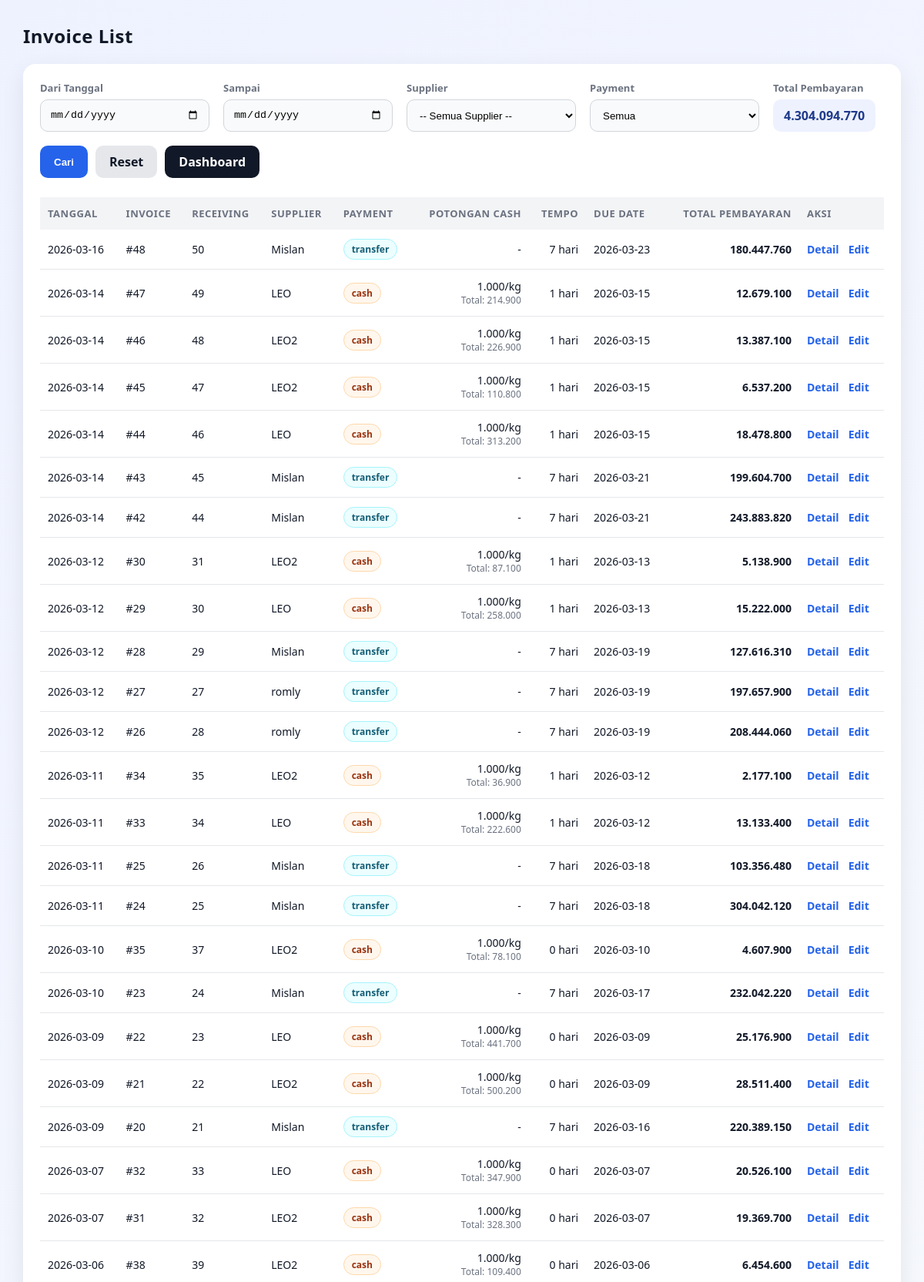
Page /invoice/list (upper part) on the committed database.
### tables this page shows
CREATE TABLE invoice_header (
            id INTEGER PRIMARY KEY AUTOINCREMENT,

            receiving_id INTEGER NOT NULL UNIQUE, -- 1 receiving = 1 invoice
            tanggal TEXT NOT NULL DEFAULT (date('now','localtime')),
            supplier TEXT NOT NULL,
            price_points_json TEXT NOT NULL,
            payment_type TEXT NOT NULL
                CHECK (payment_type IN ('cash','transfer')),
            tempo_hari INTEGER DEFAULT 0,
            due_date TEXT,

            -- Cash deduct per kg (hanya berlaku kalau cash)
            cash_deduct_per_kg_rp INTEGER DEFAULT 0,
            cash_deduct_total_rp INTEGER DEFAULT 0,
            -- PPh (siap dipakai nanti, 0.25% = 25)
            pph_rate_bp INTEGER DEFAULT 0,
            pph_amount_rp INTEGER DEFAULT 0,
            -- Total Supplier
            subtotal_rp INTEGER DEFAULT 0,
            total_payable_rp INTEGER DEFAULT 0,
            total_paid_g INTEGER DEFAULT 0,
            status TEXT DEFAULT 'draft'
                CHECK (status IN ('draft','issued','paid','void')),
            created_at TEXT DEFAULT (datetime('now','localtime')), note TEXT, grade_prices_json TEXT,
            FOREIGN KEY(receiving_id)
                REFERENCES receiving_header(id)
                ON DELETE CASCADE
        );

### invoice/routes.py (the view)
@invoice_bp.route("/list", methods=["GET"])
def invoice_list():
    start = (request.args.get("start") or "").strip() or None
    end = (request.args.get("end") or "").strip() or None
    supplier = (request.args.get("supplier") or "").strip() or None
    payment_type = (request.args.get("payment_type") or "").strip() or None
    rows = repo.fetch_invoice_list(
        start=start,
        end=end,
        supplier=supplier,
        payment_type=payment_type,
        limit=request.args.get("limit") or 500
    )
    rows = [dict(r) for r in rows]
    total_payable = sum(int(r.get("total_payable_rp") or 0) for r in rows)
    return render_template(
        "invoice/list.html",
        rows=rows,
        start=start,
        end=end,
        supplier=supplier,
        payment_type=payment_type,
        total_payable=total_payable,
    )

### helpers/db.py (called while the page is built)
def get_conn():
    conn = sqlite3.connect(DB_PATH, timeout=30)
    conn.row_factory = sqlite3.Row
    conn.execute("PRAGMA foreign_keys = ON;")
    conn.execute("PRAGMA journal_mode = WAL;")
    return conn

### templates/invoice/list.html (shortened to what this page needs)
<!doctype html>
<html lang="id">
<head>
</head>
<body>
<div class="top">
  <h2>Invoice List</h2>
</div>
<div class="card">
<form method="get" action="/invoice/list" class="filter-row">
  <div class="filter-item">
    <label>Dari Tanggal</label>
    <input type="date" name="start" value="{{ start or '' }}">
  </div>
  <div class="filter-item">
    <label>Sampai</label>
    <input type="date" name="end" value="{{ end or '' }}">
  </div>
  <div class="filter-item">
    <label>Supplier</label>
    <select id="supplier" name="supplier"></select>
  </div>
  <div class="filter-item">
    <label>Payment</label>
    <select name="payment_type">
      <option value="" {% if not payment_type %}selected{% endif %}>Semua</option>
    </select>
  </div>
  <div class="filter-item">
    <label>Total Pembayaran</label>
    <div class="summary-pill">
      {{ "{:,.0f}".format(total_payable or 0).replace(",", ".") }}
    </div>
  </div>
  <div class="filter-actions">
    <button class="btn btn-primary" type="submit">Cari</button>
    <a class="btn btn-ghost" href="/invoice/list">Reset</a>
    <a class="btn btn-secondary" href="/dashboard">Dashboard</a>
  </div>
</form>
<table>
<thead>
<tr>
  <th>Tanggal</th>
  <th>Invoice</th>
  <th>Receiving</th>
  <th>Supplier</th>
  <th>Payment</th>
  <th class="right">Potongan Cash</th>
  <th class="right">Tempo</th>
  <th>Due Date</th>
  <th class="right">Total Pembayaran</th>
  <th>Aksi</th>
</tr>
</thead>
<tbody>
{% for r in rows %}
<tr>
  <td>{{ r.tanggal }}</td>
  <td>#{{ r.id }}</td>
  <td>{{ r.receiving_id }}</td>
  <td>{{ r.supplier }}</td>
  <td>
    {% set pt = (r.payment_type or 'transfer') %}
    <span class="pill {{ pt }}">{{ pt }}</span>
  </td>
  <td class="right">
    {% if (r.payment_type == 'cash') and (r.cash_deduct_per_kg_rp or 0) > 0 %}
      {{ "{:,.0f}".format(r.cash_deduct_per_kg_rp or 0).replace(",", ".") }}/kg
      <div class="small">Total: {{ "{:,.0f}".format(r.cash_deduct_total_rp or 0).replace(",", ".") }}</div>
    {% else %}
      -
    {% endif %}
  </td>
  <td class="right">{{ r.tempo_hari or 0 }} hari</td>
  <td>{{ r.due_date or "-" }}</td>
  <td class="right total-bold">
    {{ "{:,.0f}".format(r.total_payable_rp or 0).replace(",", ".") }}
  </td>
  <td>
    <div class="aksi">
      <a href="/invoice/view/{{ r.id }}">Detail</a>
     <a href="{{ url_for('invoice.invoice_edit', invoice_id=r.id) }}">Edit</a>
    </div>
  </td>
</tr>
{% endfor %}
</tbody>
</table>
</div>
</body>
</html>

### templates/invoice/list.html (style rules this page uses)
* { box-sizing:border-box }
body { font-family: system-ui, -apple-system, 'Segoe UI', Arial, sans-serif; margin:0; padding:30px; background:linear-gradient(135deg,#eef2ff,#f8fafc); color:#111827; }
h2 { margin:0;font-weight:800;letter-spacing:.5px }
.top { display:flex;justify-content:space-between;align-items:center;margin-bottom:20px }
.card { background:#fff;border-radius:16px;padding:22px;box-shadow:0 10px 30px rgba(0,0,0,.08) }
.filter-row { display:flex;flex-wrap:wrap;gap:18px;align-items:flex-end }
.filter-item { display:flex;flex-direction:column;gap:6px }
.filter-item label { font-size:13px;font-weight:600;color:#6b7280 }
.filter-item input,.filter-item select { width:220px;height:42px;padding:10px 12px;border-radius:10px;border:1px solid #d1d5db; background:#f9fafb;transition:.2s }
.summary-pill { height:42px;display:flex;align-items:center;justify-content:flex-end; padding:0 14px;border-radius:10px;background:#eef2ff; font-weight:800;color:#1e3a8a }
.filter-actions { display:flex;gap:10px;flex-wrap:wrap }
.btn { height:42px;padding:0 18px;border-radius:10px;border:none;cursor:pointer; font-weight:700;transition:.2s;display:flex;align-items:center;justify-content:center; text-decoration:none }
.btn-primary { background:#2563eb;color:#fff }
.btn-secondary { background:#111827;color:#fff }
.btn-ghost { background:#e5e7eb;color:#111827 }
table { width:100%;border-collapse:collapse;margin-top:25px;font-size:14px }
thead { background:#f3f4f6 }
th,td { padding:12px 10px;text-align:left }
th { font-size:13px;text-transform:uppercase;letter-spacing:.5px;color:#6b7280 }
tbody tr { border-bottom:1px solid #e5e7eb;transition:.15s }
.right { text-align:right }
.total-bold { font-weight:800;color:#111827 }
.pill { display:inline-block;padding:4px 10px;border-radius:999px;font-size:12px;font-weight:700; background:#f3f4f6;color:#111827;border:1px solid #e5e7eb }
.pill.cash { background:#fff7ed;border-color:#fed7aa;color:#9a3412 }
.pill.transfer { background:#ecfeff;border-color:#a5f3fc;color:#155e75 }
.aksi { display:flex;gap:12px }
.aksi a { font-weight:600;color:#2563eb;text-decoration:none }
.small { font-size:12px;color:#6b7280 }

### rows in the picture
invoice_header: tanggal "2026-03-16", id "48", receiving_id "50", supplier "Mislan", payment_type "transfer", tempo_hari "7", due_date "2026-03-23", total_payable_rp "180.447.760"
invoice_header: tanggal "2026-03-14", id "47", receiving_id "49", supplier "LEO", payment_type "cash", cash_deduct_per_kg_rp "1.000", cash_deduct_total_rp "214.900", tempo_hari "1", due_date "2026-03-15", total_payable_rp "12.679.100"
invoice_header: tanggal "2026-03-14", id "46", receiving_id "48", supplier "LEO2", payment_type "cash", cash_deduct_per_kg_rp "1.000", cash_deduct_total_rp "226.900", tempo_hari "1", due_date "2026-03-15", total_payable_rp "13.387.100"
invoice_header: tanggal "2026-03-14", id "45", receiving_id "47", supplier "LEO2", payment_type "cash", cash_deduct_per_kg_rp "1.000", cash_deduct_total_rp "110.800", tempo_hari "1", due_date "2026-03-15", total_payable_rp "6.537.200"
invoice_header: tanggal "2026-03-14", id "44", receiving_id "46", supplier "LEO", payment_type "cash", cash_deduct_per_kg_rp "1.000", cash_deduct_total_rp "313.200", tempo_hari "1", due_date "2026-03-15", total_payable_rp "18.478.800"
invoice_header: tanggal "2026-03-14", id "43", receiving_id "45", supplier "Mislan", payment_type "transfer", tempo_hari "7", due_date "2026-03-21", total_payable_rp "199.604.700"
invoice_header: tanggal "2026-03-14", id "42", receiving_id "44", supplier "Mislan", payment_type "transfer", tempo_hari "7", due_date "2026-03-21", total_payable_rp "243.883.820"
invoice_header: tanggal "2026-03-12", id "30", receiving_id "31", supplier "LEO2", payment_type "cash", cash_deduct_per_kg_rp "1.000", cash_deduct_total_rp "87.100", tempo_hari "1", due_date "2026-03-13", total_payable_rp "5.138.900"
invoice_header: tanggal "2026-03-12", id "29", receiving_id "30", supplier "LEO", payment_type "cash", cash_deduct_per_kg_rp "1.000", cash_deduct_total_rp "258.000", tempo_hari "1", due_date "2026-03-13", total_payable_rp "15.222.000"
invoice_header: tanggal "2026-03-12", id "28", receiving_id "29", supplier "Mislan", payment_type "transfer", tempo_hari "7", due_date "2026-03-19", total_payable_rp "127.616.310"
invoice_header: tanggal "2026-03-12", id "27", receiving_id "27", supplier "romly", payment_type "transfer", tempo_hari "7", due_date "2026-03-19", total_payable_rp "197.657.900"
invoice_header: tanggal "2026-03-12", id "26", receiving_id "28", supplier "romly", payment_type "transfer", tempo_hari "7", due_date "2026-03-19", total_payable_rp "208.444.060"
invoice_header: tanggal "2026-03-11", id "34", receiving_id "35", supplier "LEO2", payment_type "cash", cash_deduct_per_kg_rp "1.000", cash_deduct_total_rp "36.900", tempo_hari "1", due_date "2026-03-12", total_payable_rp "2.177.100"
invoice_header: tanggal "2026-03-11", id "33", receiving_id "34", supplier "LEO", payment_type "cash", cash_deduct_per_kg_rp "1.000", cash_deduct_total_rp "222.600", tempo_hari "1", due_date "2026-03-12", total_payable_rp "13.133.400"
invoice_header: tanggal "2026-03-11", id "25", receiving_id "26", supplier "Mislan", payment_type "transfer", tempo_hari "7", due_date "2026-03-18", total_payable_rp "103.356.480"
invoice_header: tanggal "2026-03-11", id "24", receiving_id "25", supplier "Mislan", payment_type "transfer", tempo_hari "7", due_date "2026-03-18", total_payable_rp "304.042.120"
invoice_header: tanggal "2026-03-10", id "35", receiving_id "37", supplier "LEO2", payment_type "cash", cash_deduct_per_kg_rp "1.000", cash_deduct_total_rp "78.100", tempo_hari "0", due_date "2026-03-10", total_payable_rp "4.607.900"
invoice_header: tanggal "2026-03-10", id "23", receiving_id "24", supplier "Mislan", payment_type "transfer", tempo_hari "7", due_date "2026-03-17", total_payable_rp "232.042.220"
invoice_header: tanggal "2026-03-09", id "22", receiving_id "23", supplier "LEO", payment_type "cash", cash_deduct_per_kg_rp "1.000", cash_deduct_total_rp "441.700", tempo_hari "0", due_date "2026-03-09", total_payable_rp "25.176.900"
invoice_header: tanggal "2026-03-09", id "21", receiving_id "22", supplier "LEO2", payment_type "cash", cash_deduct_per_kg_rp "1.000", cash_deduct_total_rp "500.200", tempo_hari "0", due_date "2026-03-09", total_payable_rp "28.511.400"
invoice_header: tanggal "2026-03-09", id "20", receiving_id "21", supplier "Mislan", payment_type "transfer", tempo_hari "7", due_date "2026-03-16", total_payable_rp "220.389.150"
invoice_header: tanggal "2026-03-07", id "32", receiving_id "33", supplier "LEO", payment_type "cash", cash_deduct_per_kg_rp "1.000", cash_deduct_total_rp "347.900", tempo_hari "0", due_date "2026-03-07", total_payable_rp "20.526.100"
invoice_header: tanggal "2026-03-07", id "31", receiving_id "32", supplier "LEO2", payment_type "cash", cash_deduct_per_kg_rp "1.000", cash_deduct_total_rp "328.300", tempo_hari "0", due_date "2026-03-07", total_payable_rp "19.369.700"
invoice_header: tanggal "2026-03-06", id "38", receiving_id "39", supplier "LEO2", payment_type "cash", cash_deduct_per_kg_rp "1.000", cash_deduct_total_rp "109.400", tempo_hari "0", due_date "2026-03-06", total_payable_rp "6.454.600"

### other values in the picture
{{ "{:,.0f}".format(total_payable or 0).replace(",", ".") }} "4.304.094.770"
